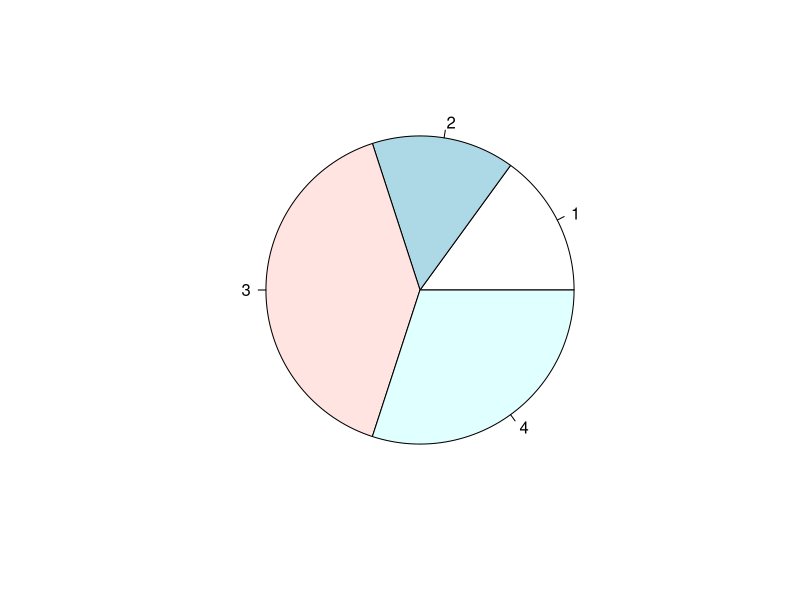

Recreate this plot in R.
# Day 5: R Graphics

# Pie chart - A pie chart is a circular graphical view of data.
# drawn using pie() function

shares <- c(15,15,40,30)

pie(shares)
